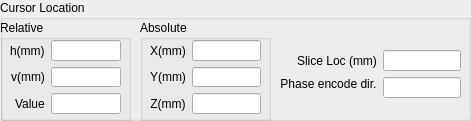
           <widget class="QGroupBox" name="groupBox_cursorlocation">
            <property name="geometry">
             <rect>
              <x>10</x>
              <y>240</y>
              <width>471</width>
              <height>121</height>
             </rect>
            </property>
            <property name="sizePolicy">
             <sizepolicy hsizetype="Preferred" vsizetype="Fixed">
              <horstretch>0</horstretch>
              <verstretch>0</verstretch>
             </sizepolicy>
            </property>
            <property name="title">
             <string>Cursor Location</string>
            </property>
            <property name="flat">
             <bool>true</bool>
            </property>
            <widget class="QGroupBox" name="groupBox_relative">
             <property name="geometry">
              <rect>
               <x>0</x>
               <y>20</y>
               <width>131</width>
               <height>101</height>
              </rect>
             </property>
             <property name="sizePolicy">
              <sizepolicy hsizetype="Preferred" vsizetype="Fixed">
               <horstretch>0</horstretch>
               <verstretch>0</verstretch>
              </sizepolicy>
             </property>
             <property name="title">
              <string>Relative</string>
             </property>
             <widget class="QWidget" name="layoutWidget">
              <property name="geometry">
               <rect>
                <x>10</x>
                <y>20</y>
                <width>111</width>
                <height>74</height>
               </rect>
              </property>
              <layout class="QFormLayout" name="formLayout_6">
               <property name="labelAlignment">
                <set>Qt::AlignRight|Qt::AlignTrailing|Qt::AlignVCenter</set>
               </property>
               <item row="0" column="0">
                <widget class="QLabel" name="label_h">
                 <property name="text">
                  <string>h(mm)</string>
                 </property>
                </widget>
               </item>
               <item row="0" column="1">
                <widget class="QLineEdit" name="lineEdit_h">
                 <property name="alignment">
                  <set>Qt::AlignCenter</set>
                 </property>
                </widget>
               </item>
               <item row="1" column="0">
                <widget class="QLabel" name="label_v">
                 <property name="text">
                  <string>v(mm)</string>
                 </property>
                 <property name="alignment">
                  <set>Qt::AlignCenter</set>
                 </property>
                 <property name="wordWrap">
                  <bool>true</bool>
                 </property>
                </widget>
               </item>
               <item row="1" column="1">
                <widget class="QLineEdit" name="lineEdit_v">
                 <property name="alignment">
                  <set>Qt::AlignCenter</set>
                 </property>
                </widget>
               </item>
               <item row="2" column="0">
                <widget class="QLabel" name="label_value">
                 <property name="text">
                  <string>Value</string>
                 </property>
                </widget>
               </item>
               <item row="2" column="1">
                <widget class="QLineEdit" name="lineEdit_value">
                 <property name="alignment">
                  <set>Qt::AlignCenter</set>
                 </property>
                </widget>
               </item>
              </layout>
             </widget>
            </widget>
            <widget class="QGroupBox" name="groupBox_absolute">
             <property name="geometry">
              <rect>
               <x>140</x>
               <y>20</y>
               <width>131</width>
               <height>101</height>
              </rect>
             </property>
             <property name="sizePolicy">
              <sizepolicy hsizetype="Preferred" vsizetype="Fixed">
               <horstretch>0</horstretch>
               <verstretch>0</verstretch>
              </sizepolicy>
             </property>
             <property name="title">
              <string>Absolute</string>
             </property>
             <widget class="QWidget" name="layoutWidget">
              <property name="geometry">
               <rect>
                <x>10</x>
                <y>20</y>
                <width>111</width>
                <height>74</height>
               </rect>
              </property>
              <layout class="QFormLayout" name="formLayout_7">
               <property name="labelAlignment">
                <set>Qt::AlignRight|Qt::AlignTrailing|Qt::AlignVCenter</set>
               </property>
               <item row="0" column="0">
                <widget class="QLabel" name="label_x">
                 <property name="text">
                  <string>X(mm)</string>
                 </property>
                </widget>
               </item>
               <item row="0" column="1">
                <widget class="QLineEdit" name="lineEdit_x">
                 <property name="alignment">
                  <set>Qt::AlignCenter</set>
                 </property>
                </widget>
               </item>
               <item row="1" column="0">
                <widget class="QLabel" name="label_y">
                 <property name="text">
                  <string>Y(mm)</string>
                 </property>
                 <property name="alignment">
                  <set>Qt::AlignCenter</set>
                 </property>
                 <property name="wordWrap">
                  <bool>true</bool>
                 </property>
                </widget>
               </item>
               <item row="1" column="1">
                <widget class="QLineEdit" name="lineEdit_y">
                 <property name="alignment">
                  <set>Qt::AlignCenter</set>
                 </property>
                </widget>
               </item>
               <item row="2" column="0">
                <widget class="QLabel" name="label_z">
                 <property name="text">
                  <string>Z(mm)</string>
                 </property>
                 <property name="alignment">
                  <set>Qt::AlignCenter</set>
                 </property>
                 <property name="wordWrap">
                  <bool>true</bool>
                 </property>
                </widget>
               </item>
               <item row="2" column="1">
                <widget class="QLineEdit" name="lineEdit_z">
                 <property name="alignment">
                  <set>Qt::AlignCenter</set>
                 </property>
                </widget>
               </item>
              </layout>
             </widget>
            </widget>
            <widget class="QWidget" name="layoutWidget">
             <property name="geometry">
              <rect>
               <x>280</x>
               <y>50</y>
               <width>181</width>
               <height>48</height>
              </rect>
             </property>
             <layout class="QFormLayout" name="formLayout_8">
              <property name="labelAlignment">
               <set>Qt::AlignRight|Qt::AlignTrailing|Qt::AlignVCenter</set>
              </property>
              <item row="0" column="0">
               <widget class="QLabel" name="label_sliceloc">
                <property name="text">
                 <string>Slice Loc (mm)</string>
                </property>
                <property name="alignment">
                 <set>Qt::AlignCenter</set>
                </property>
                <property name="wordWrap">
                 <bool>false</bool>
                </property>
               </widget>
              </item>
              <item row="0" column="1">
               <widget class="QLineEdit" name="lineEdit_sliceloc">
                <property name="alignment">
                 <set>Qt::AlignCenter</set>
                </property>
               </widget>
              </item>
              <item row="1" column="0">
               <widget class="QLabel" name="label_phasedir">
                <property name="sizePolicy">
                 <sizepolicy hsizetype="Fixed" vsizetype="Fixed">
                  <horstretch>0</horstretch>
                  <verstretch>0</verstretch>
                 </sizepolicy>
                </property>
                <property name="text">
                 <string>Phase encode dir.</string>
                </property>
                <property name="alignment">
                 <set>Qt::AlignCenter</set>
                </property>
                <property name="wordWrap">
                 <bool>false</bool>
                </property>
               </widget>
              </item>
              <item row="1" column="1">
               <widget class="QLineEdit" name="lineEdit_phasedir">
                <property name="alignment">
                 <set>Qt::AlignCenter</set>
                </property>
               </widget>
              </item>
             </layout>
            </widget>
           </widget>
